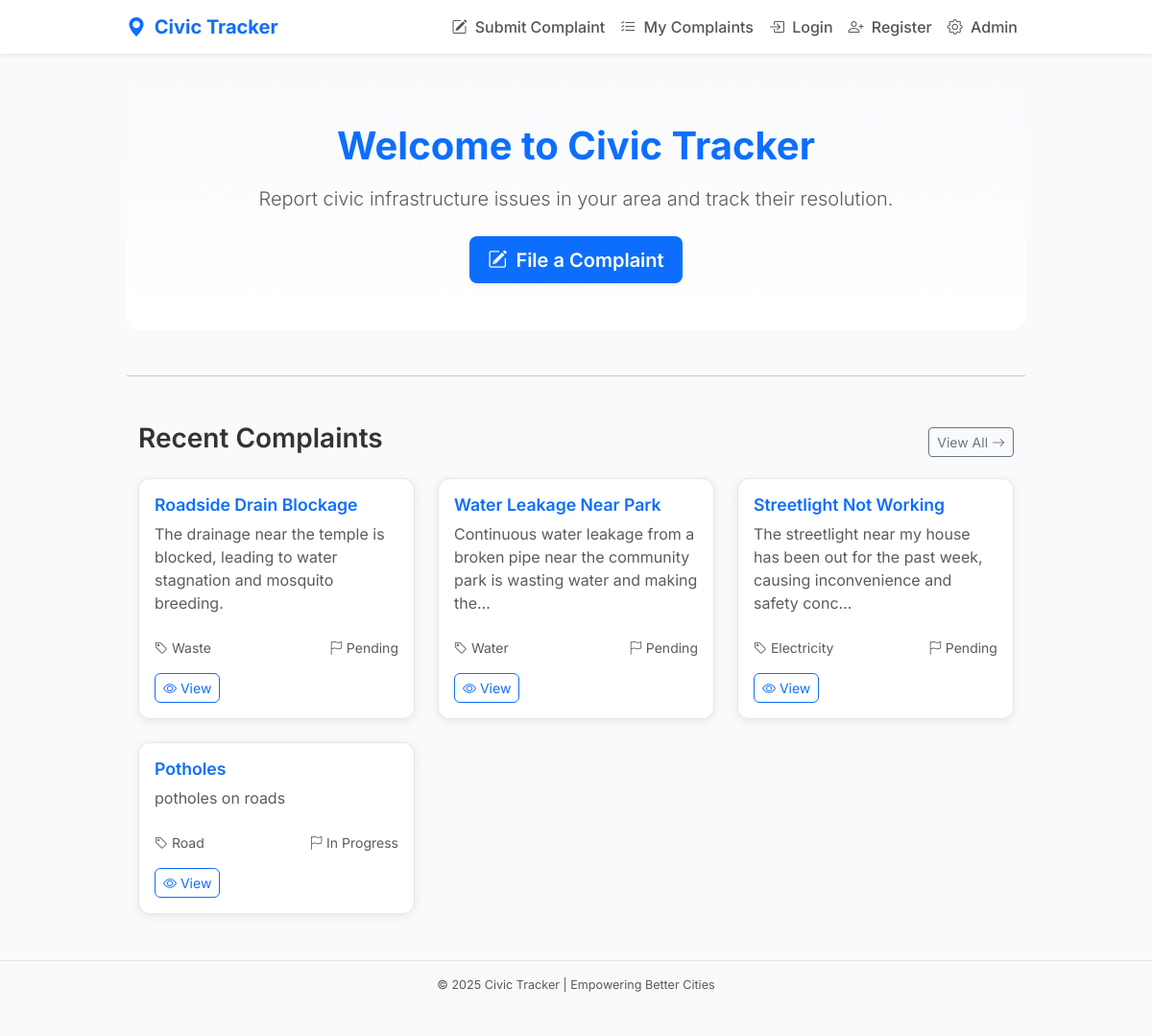
The page / on the database its author committed.
### complaints/models.py (models this page shows, shortened)
class Complaint(models.Model):
    CATEGORY_CHOICES = [
        ('Road', 'Road'),
        ('Electricity', 'Electricity'),
        ('Water', 'Water'),
        ('Waste', 'Waste'),
    ]
    STATUS_CHOICES = [
        ('Pending', 'Pending'),
        ('In Progress', 'In Progress'),
        ('Resolved', 'Resolved'),
        ('Rejected', 'Rejected'),
    ]
    user = models.ForeignKey(settings.AUTH_USER_MODEL, on_delete=models.CASCADE, related_name='complaints')
    title = models.CharField(max_length=200)
    category = models.CharField(max_length=50, choices=CATEGORY_CHOICES)
    description = models.TextField()
    location = models.CharField(max_length=255)
    image = models.ImageField(upload_to='complaints/', blank=True, null=True)
    status = models.CharField(max_length=20, choices=STATUS_CHOICES, default='Pending')
    remarks = models.TextField(blank=True)
    created_at = models.DateTimeField(auto_now_add=True)
    class Meta:
        ordering = ['-created_at']

### complaints/views.py (the view)
# urls.py: 2. Add a URL to urlpatterns:  path('', views.home, name='home')
def home(request):
    recent = Complaint.objects.all()[:6]
    return render(request, 'complaints/home.html', {'recent': recent})

### templates/complaints/home.html
{% extends 'complaints/base.html' %}
{% block content %}
<section class="text-center py-5">
  <div class="container">
    <h1 class="fw-bold mb-3 text-primary">Welcome to Civic Tracker</h1>
    <p class="lead text-muted mb-4">
      Report civic infrastructure issues in your area and track their resolution.
    </p>
    <a href="{% url 'submit_complaint' %}" class="btn btn-primary btn-lg shadow-sm">
      <i class="bi bi-pencil-square me-1"></i> File a Complaint
    </a>
  </div>
</section>
<hr class="my-5" />
<section class="recent-complaints">
  <div class="container">
    <div class="d-flex justify-content-between align-items-center mb-3">
      <h3 class="fw-semibold">Recent Complaints</h3>
      <a href="{% url 'complaint_list' %}" class="btn btn-sm btn-outline-secondary">
        View All <i class="bi bi-arrow-right"></i>
      </a>
    </div>
    <div class="row g-4">
      {% for c in recent %}
      <div class="col-12 col-md-6 col-lg-4">
        <div class="card h-100 complaint-card">
          <div class="card-body d-flex flex-column">
            <h5 class="card-title text-primary mb-2">{{ c.title }}</h5>
            <p class="card-text flex-grow-1 text-muted">
              {{ c.description|truncatechars:100 }}
            </p>
            <div class="d-flex justify-content-between align-items-center small text-muted mt-2">
              <span><i class="bi bi-tag"></i> {{ c.category }}</span>
              <span><i class="bi bi-flag"></i> {{ c.status }}</span>
            </div>
            <a
              href="{% url 'complaint_detail' c.pk %}"
              class="btn btn-outline-primary btn-sm mt-3 align-self-start"
            >
              <i class="bi bi-eye"></i> View
            </a>
          </div>
        </div>
      </div>
      {% empty %}
      <div class="text-center text-muted py-4">
        <p>No complaints have been submitted yet.</p>
      </div>
      {% endfor %}
    </div>
  </div>
</section>
{% endblock %}

### templates/complaints/base.html (shortened to what this page needs)
{% load static %}
<!DOCTYPE html>
<html lang="en">
  <head>
    <link
      href="https://cdn.jsdelivr.net/npm/bootstrap@5.3.0/dist/css/bootstrap.min.css"
      rel="stylesheet"
    />
    <link rel="stylesheet" href="{% static 'css/styles.css' %}" />
  </head>
  <body>
    <nav class="navbar navbar-expand-lg navbar-light bg-white shadow-sm sticky-top">
      <div class="container">
        <a class="navbar-brand fw-bold text-primary" href="{% url 'home' %}">
          <i class="bi bi-geo-alt-fill me-1"></i> Civic Tracker
        </a>
        <div class="collapse navbar-collapse" id="navmenu">
          <ul class="navbar-nav ms-auto">
            <li class="nav-item">
              <a class="nav-link" href="{% url 'submit_complaint' %}">
                <i class="bi bi-pencil-square me-1"></i> Submit Complaint
              </a>
            </li>
            <li class="nav-item">
              <a class="nav-link" href="{% url 'complaint_list' %}">
                <i class="bi bi-list-check me-1"></i> My Complaints
              </a>
            </li>
            {% if user.is_authenticated %}
            <li class="nav-item">
              <a class="nav-link" href="{% url 'profile' %}">
                <i class="bi bi-person-circle me-1"></i> {{ user.username }}
              </a>
            </li>
            <li class="nav-item">
              <a class="nav-link text-danger" href="{% url 'logout' %}">
                <i class="bi bi-box-arrow-right me-1"></i> Logout
              </a>
            </li>
            {% else %}
            <li class="nav-item">
              <a class="nav-link" href="{% url 'login' %}">
                <i class="bi bi-box-arrow-in-right me-1"></i> Login
              </a>
            </li>
            <li class="nav-item">
              <a class="nav-link" href="{% url 'register' %}">
                <i class="bi bi-person-plus me-1"></i> Register
              </a>
            </li>
            {% endif %}
            <li class="nav-item">
              <a class="nav-link" href="/admin/">
                <i class="bi bi-gear me-1"></i> Admin
              </a>
            </li>
          </ul>
        </div>
      </div>
    </nav>
    <div class="container my-4">
      {% block content %}{% endblock %}
    </div>
    <footer class="footer bg-light py-3 mt-5">
      <div class="container text-center text-muted small">
        © {{ year|default:2025 }} Civic Tracker | Empowering Better Cities
      </div>
    </footer>
    <link
      rel="stylesheet"
      href="https://cdn.jsdelivr.net/npm/bootstrap-icons@1.10.5/font/bootstrap-icons.css"
    />
  </body>
</html>

### static/css/styles.css (style rules this page uses)
body { font-family: "Inter", sans-serif; background-color: #f9fafb; color: #333; padding-bottom: 60px; }
.navbar { transition: all 0.3s ease; }
.nav-link { font-weight: 500; color: #555 !important; transition: color 0.2s ease; }
.card { border: none; border-radius: 12px; box-shadow: 0 2px 10px rgba(0, 0, 0, 0.08); transition: transform 0.2s ease, box-shadow 0.2s ease; }
.card-title { font-size: 1.1rem; font-weight: 600; color: #222; }
.btn-primary { background-color: #0d6efd; border: none; font-weight: 600; border-radius: 8px; padding: 0.6rem 1.2rem; transition: background-color 0.2s ease; }
.footer { border-top: 1px solid #e4e4e4; color: #666; font-size: 0.9rem; }
section.text-center { background: linear-gradient(180deg, #f9fafb 0%, #ffffff 100%); border-radius: 12px; }
.complaint-card { border: 1px solid #e5e7eb; transition: all 0.3s ease; }
.recent-complaints h3 { color: #333; }
.btn-outline-primary { border-radius: 6px; transition: all 0.2s ease; }
.card { border-radius: 12px; background: #fff; }
.container { max-width: 960px; }

### rows shown on the page
Complaint: title "Roadside Drain Blockage", description "The drainage near the temple is blocked, leading to water stagnation and mosquito breeding.", category "Waste", status "Pending"
Complaint: title "Water Leakage Near Park", description "Continuous water leakage from a broken pipe near the community park is wasting water and making the…", category "Water", status "Pending"
Complaint: title "Streetlight Not Working", description "The streetlight near my house has been out for the past week, causing inconvenience and safety conc…", category "Electricity", status "Pending"
Complaint: title "Potholes", description "potholes on roads", category "Road", status "In Progress"

### other values the page prints
{{ year|default:2025 }} "2025"
